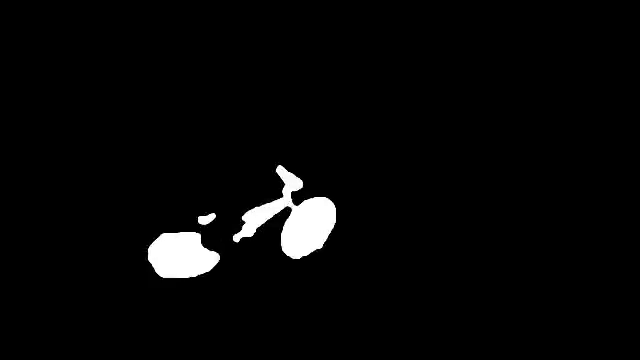
#> input picture frame 3 of Input/SegTrack2/Truth/bmx2.mp4, 640 x 360 px, given in place of soldier.mp4, which was not available
$ python test_prim.py   (older library calls are emulated)
#> lines starting #> are read from the running program, lines starting #| are printed output that depends on the picture; after the words box and inside, x2 and y2 are one past the last pixel; in counts of white or black regions, pixels touching at a corner belong together; pictures that were not available may be replaced by others from this repository, and a replacement may not be noted
### prim/__init__.py
import ctypes
import pathlib
import numpy as np
import cv2 as cv


def RP(img, n_proposals, segment_mask=None):
	# Load the shared library into ctypes
	libname = str(pathlib.Path().absolute() / "prim" / "lib" / "libprim.so")
	lib = ctypes.CDLL(libname)
	rp_fun = lib.rp
	alpha = np.genfromtxt('configs/alpha.dat', delimiter=',')
	if not alpha.flags['C_CONTIGUOUS']: alpha = np.ascontiguousarray(alpha)

	# Preporcessing image
	img = cv.cvtColor(img, cv.COLOR_BGR2RGB)
	if not img.flags['C_CONTIGUOUS']: img = np.ascontiguousarray(img)
	# Preprocessing segment mask
	if segment_mask is not None:
		segment_mask = segment_mask.astype(np.float64).T
		if not segment_mask.flags['C_CONTIGUOUS']: segment_mask = np.ascontiguousarray(segment_mask)
	out = np.zeros((n_proposals, img.shape[0], img.shape[1]), dtype=np.uint32)
	# Execute Random Prim algorithm
	rp_fun(
		# Image
		img.ctypes.data_as(ctypes.POINTER(ctypes.c_uint8)),
		img.ctypes.shape_as(ctypes.c_uint),
		# Segment mask
		segment_mask.ctypes.data_as(ctypes.POINTER(ctypes.c_double)) if segment_mask is not None else None,
		# Number of proposals
		ctypes.c_int(n_proposals),
		# Alphas parameters
		alpha.ctypes.data_as(ctypes.POINTER(ctypes.c_double)),
		ctypes.c_int(len(alpha)),
		# Output matrix with results
		out.ctypes.data_as(ctypes.POINTER(ctypes.c_uint)),
	)
	return out

### prim/test_prim.py
from prim import RP
import numpy as np
import cv2 as cv
import skimage.segmentation as skiseg
from benchmark import computeBenchmark

IMAGE = 'soldier'

cap_img = cv.VideoCapture(f'output/Video/SegTrack2/Video/{IMAGE}.mp4')
cap_truth = cv.VideoCapture(f'output/Video/SegTrack2/Truth/{IMAGE}.mp4')
_, img = cap_img.read()
#> img is the input picture: shape (360, 640, 3); min 0, max 255, mean 7.2
_, truth = cap_truth.read()
truth = cv.cvtColor(truth, cv.COLOR_BGR2GRAY)

pts, _ = cv.findContours(truth.copy(), cv.RETR_EXTERNAL, cv.CHAIN_APPROX_SIMPLE)
#> pts = 29 contours, 26 with area under 20; largest, box (x1, y1, x2, y2) and area: (229, 164, 336, 260) 4646, (142, 231, 225, 288) 3236, (196, 212, 216, 230) 142
pts = np.concatenate(pts)
#> pts = contour of 641 points, box (x1, y1, x2, y2) (142, 159, 336, 288), area 10284

bbox = np.array(cv.boundingRect(pts))
#> bbox = [142, 159, 194, 129]

wpd, hpd = bbox[3] * 0.3, bbox[2] * 0.3
#> wpd = 38.7; hpd = 58.2
bbox[1], bbox[0] = max(0, int(bbox[1] - wpd)), max(0, int(bbox[0] - hpd))
bbox[3], bbox[2] = int(bbox[3] + wpd * 2), int(bbox[2] + hpd * 2)

img = img[bbox[1]:bbox[1]+bbox[3], bbox[0]:bbox[0]+bbox[2]]
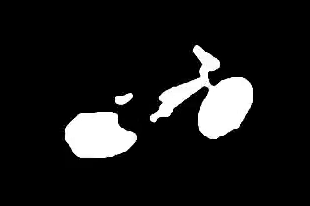
#> img: shape (206, 310, 3); min 0, max 255, mean 25.9
truth = truth[bbox[1]:bbox[1]+bbox[3], bbox[0]:bbox[0]+bbox[2]]
#> truth: shape (206, 310)


print('Computing segments...')

segments = skiseg.quickshift(img, kernel_size=5, max_dist=6, ratio=0.5)
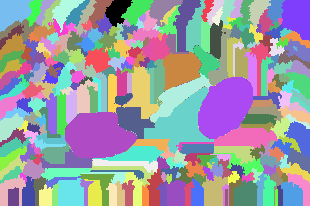
#> segments: shape (206, 310) int64; 380 distinct labels, from 0 to 379; one colour per label, 0 black
# segments = skiseg.felzenszwalb(img, scale=100, sigma=0.5, min_size=20)

print('Segmentation done, computing RP...')

res = RP(img, 1000, segment_mask=segments)
#> (the run stopped early here; a loop or call above may not have finished)

$ run again, starting later in the video
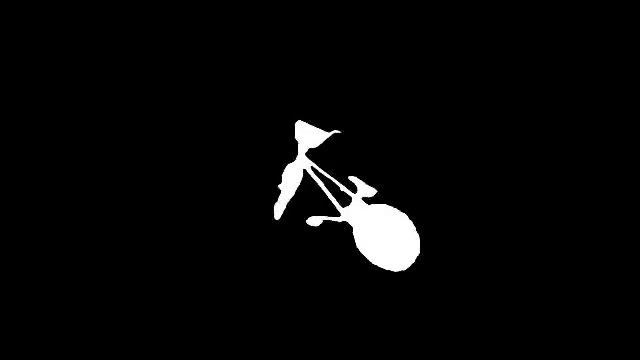
#> input picture frame 16 of Input/SegTrack2/Truth/bmx2.mp4, 640 x 360 px, given in place of soldier.mp4, which was not available
#> img is the input picture: shape (360, 640, 3); min 0, max 255, mean 7.2
#> `pts, _ = cv.findContours(truth.copy(), cv.RETR_EXTERNAL, cv.CHAIN_APPR..`: pts = 22 contours, 21 with area under 20; largest, box (x1, y1, x2, y2) and area: (270, 116, 425, 274) 8760
#> `pts = np.concatenate(pts)`: pts = contour of 752 points, box (x1, y1, x2, y2) (172, 116, 425, 274), area 19243
#> bbox = [172, 116, 253, 158]
#> wpd = 47.4; hpd = 75.9
#> `img = img[bbox[1]:bbox[1]+bbox[3], bbox[0]:bbox[0]+bbox[2]]`:
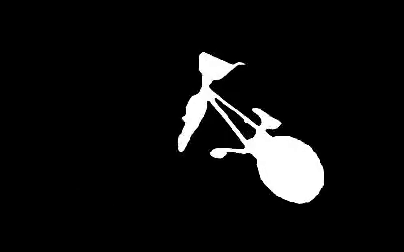
#> img: shape (252, 404, 3); min 0, max 255, mean 16.4
#> `segments = skiseg.quickshift(img, kernel_size=5, max_dist=6, ratio=0.5)`:
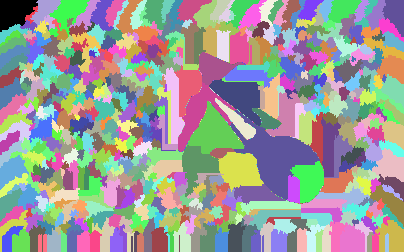
#> segments: shape (252, 404) int64; 705 distinct labels, from 0 to 704; one colour per label, 0 black

$ run again, starting later in the video
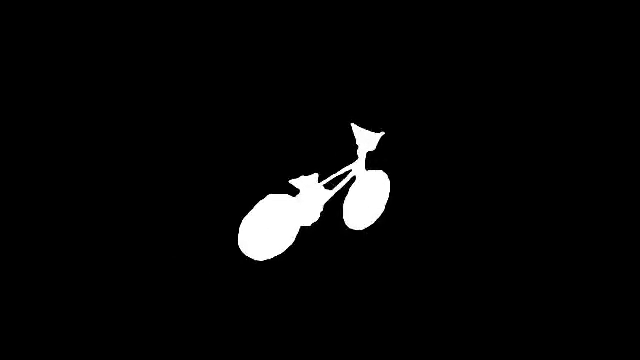
#> input picture frame 28 of Input/SegTrack2/Truth/bmx2.mp4, 640 x 360 px, given in place of soldier.mp4, which was not available
#> img is the input picture: shape (360, 640, 3); min 0, max 255, mean 8.3
#> `pts, _ = cv.findContours(truth.copy(), cv.RETR_EXTERNAL, cv.CHAIN_APPR..`: pts = 26 contours, 25 with area under 20; largest, box (x1, y1, x2, y2) and area: (237, 118, 394, 265) 9020
#> `pts = np.concatenate(pts)`: pts = contour of 758 points, box (x1, y1, x2, y2) (172, 116, 394, 274), area 16620
#> bbox = [172, 116, 222, 158]
#> wpd = 47.4; hpd = 66.6
#> `img = img[bbox[1]:bbox[1]+bbox[3], bbox[0]:bbox[0]+bbox[2]]`:
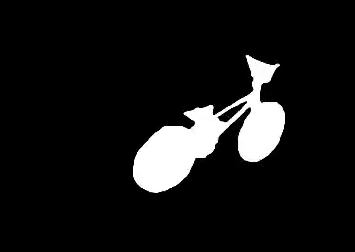
#> img: shape (252, 355, 3); min 0, max 255, mean 21.5
#> `segments = skiseg.quickshift(img, kernel_size=5, max_dist=6, ratio=0.5)`:
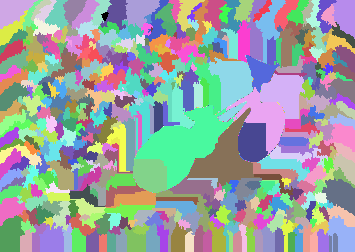
#> segments: shape (252, 355) int64; 587 distinct labels, from 0 to 586; one colour per label, 0 black
